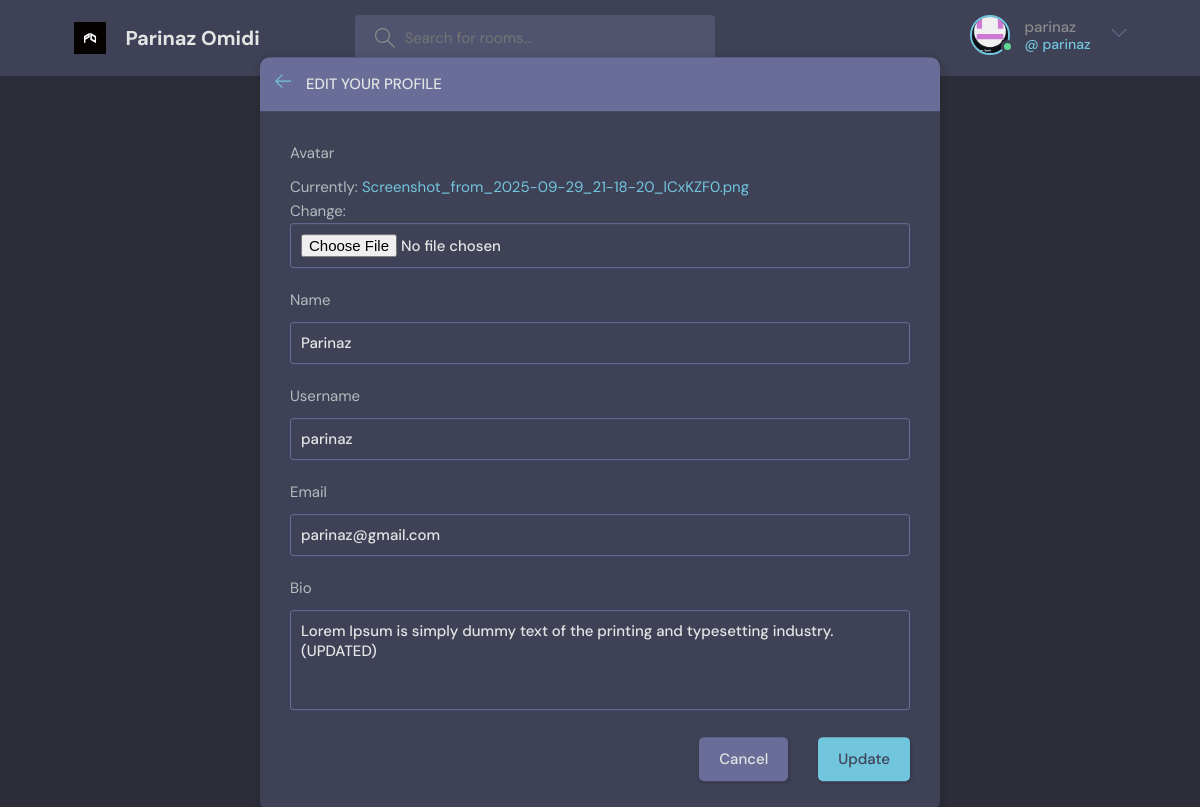
Page /update-user/ (signed in) on the committed database.
### playground/models.py (models this page shows)
class User(AbstractUser):
    name = models.CharField(max_length=200, null= True)
    email = models.EmailField(unique=True, null=False)
    bio = models.TextField(null=True)
    avatar = models.ImageField(null=True, default='avatar.svg')
    REQUIRED_FIELDS = []  # Additional required fields (username is already required by AbstractUser)

### playground/views.py (the view)
# urls.py: path('update-user/', views.updateUser, name = 'update-user'),
@login_required(login_url='login')
def updateUser(request):
    user = request.user
    form = UserForm (instance = user)
    if request.method == 'POST':
        form = UserForm(request.POST,request.FILES, instance=user)
        if form.is_valid():
            form.save()
            return redirect('user-profile', pk=user.id)
    return render (request, 'playground/update-user.html',{'form': form} )

### playground/form.py
class UserForm(ModelForm):
    class Meta:
        model = User
        fields = ['avatar','name','username',  'email', 'bio']

### playground/templates/playground/update-user.html (shortened to what this page needs)
{% extends "main.html" %}
{% block content%}
    <main class="update-account layout">
        <div class="container">
            <div class="layout__box">
                <div class="layout__boxHeader">
                    <div class="layout__boxTitle">
                        <a href="{% url 'home'%}">
                            <svg version="1.1" xmlns="http://www.w3.org/2000/svg" width="32" height="32"
                                viewBox="0 0 32 32">
                                <title>arrow-left</title>
                                <path
                                    d="M13.723 2.286l-13.723 13.714 13.719 13.714 1.616-1.611-10.96-10.96h27.625v-2.286h-27.625l10.965-10.965-1.616-1.607z">
                                </path>
                            </svg>
                        </a>
                        <h3>Edit your profile</h3>
                    </div>
                </div>
                <div class="layout__body">
                    <form class="form" action="" method="POST" enctype="multipart/form-data">
                        {% for field in form %}
                        <div class="form__group">
                            <label for="profile_pic">{{field.label}}</label>
                            {{field}}
                        </div>
                        {% endfor%}
                        <div class="form__action">
                            <a class="btn btn--dark" href="{{request.META.HTTP_REFERER}}">Cancel</a>
                            <button class="btn btn--main" type="submit">Update</button>
                        </div>
                    </form>
                </div>
            </div>
        </div>
    </main>
{% endblock content %}

### template/navbar.html (shortened to what this page needs)
{% load static %}
<header class="header header--loggedIn">
    <div class="container">
        <a href="{% url 'home'%}" class="header__logo">
          <img src="{% static 'images/logo.jpg' %}" />
          <h1>Parinaz Omidi</h1>
        </a>
        <form class="header__search" method="GET" action="{%url 'home'%}">
          <label>
            <input name="q" placeholder="Search for rooms..." />
          </label>
        </form>
        <nav class="header__menu">
        {% if request.user.is_authenticated %}
        <div class="header__user">
            <a href="{% url 'update-user'%}">
                <div class="avatar avatar--medium active">
                    <img src="{{request.user.avatar.url}}" />
                </div>
                <p>{{request.user.username}} <span>@ {{request.user.username}}</span></p>
            </a>
            <button class="dropdown-button">
                <svg version="1.1" xmlns="http://www.w3.org/2000/svg" width="32" height="32" viewBox="0 0 32 32">
                    <title>chevron-down</title>
                    <path d="M16 21l-13-13h-3l16 16 16-16h-3l-13 13z"></path>
                </svg>
            </button>
          </div>
        {% else %}
        <a href="{% url 'login' %}">
            <img src="{% static 'images/avatar.svg'%}" />
            <p>Login</p>
        </a>
        {% endif %}
        </nav>
    </div>
</header>

### rows in the picture
User: user.avatar (picture), user.username "parinaz", form "Parinaz" "parinaz" "parinaz@gmail.com" "Lorem Ipsum is simply dummy text of the printing and typesetting industry.(UPDATED)"

### other values in the picture
{{ field.label }} "Avatar" "Name" "Username" "Email" "Bio"
